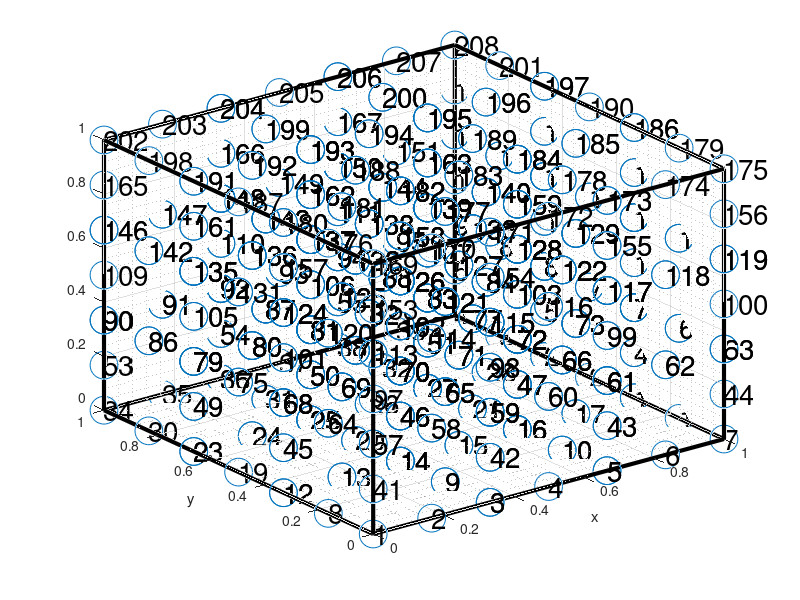

Write MATLAB code to recreate this figure. (Note: this script raises an error after producing the figure.)
%coordinates是27节点，nodes是基于27节点的编号。接下来我们只要把节点编号和形函数对应即可。

% Purpose:
%         To Mesh a square/Rectangular plate to use in FEM Analysis
% Variable Description:
%           L - Length of the Plate along X-axes
%           B - Breadth of the Plate along Y-axes
%           Nx - Number of Elements along X-axes
%           Ny - Number of Elements along Y-axes
%           coordinates - The nodal coordinates of the mesh
%           -----> coordinates = [node X Y]
%           nodes - The nodal connectivity of the elements
%           -----> nodes = [node1 node2......]
%--------------------------------------------------------------------------
clc ; clear;
% Variables which can be changed
% Dimensions of the plate
L = 1 ;             % Length of the Plate along X-axes
B = 1 ;             % Breadth of the Plate along Y-axes
T = 1;
% Number of Elements required
Nx = 3 ;            % Number of Elements along X-axes
Ny = 3 ;            % Number of Elements along Y-axes
Nz = 3;
%---------------------------------------
% From here dont change
nel = Nx*Ny*Nz ;        % Total Number of Elements in the Mesh
nnel = 20 ;           % Number of nodes per Element
% Number of points on the Length and Breadth
npx = 2*Nx+1 ;
npy = 2*Ny+1 ;
npz = 2*Nz+1;
nnode = npx*npy*npz-Nx*Ny*Nz-(Nx+1)*Ny*Nz-(Ny+1)*Nx*Nz-(Nz+1)*Nx*Ny ;      % Total Number of Nodes in the Mesh
nnode_fake = npx*npy*npz;
% Discretizing the Length and Breadth of the plate

% To get the Nodal Connectivity Matrix
% Valid point index in each 20-nodes element, comparing with a 27-nodes element
%3
%|
%2
%|
%1---2----3
oklst=[1 1 1;2 1 1;3 1 1;1 2 1;3 2 1;1 3 1;2 3 1;3 3 1; 1 1 3;2 1 3;3 1 3;1 2 3;3 2 3;1 3 3;2 3 3;3 3 3;1 1 2;3 1 2;3 3 2;1 3 2];
%show the valid points
figure,plot3(oklst(:,1),oklst(:,2),oklst(:,3),'o')

i=0;j=0;k=0;
%index是循环中用于统计20节点而不是27节点的计数器
index=0;
index_fake=0;
fakelst=[];
for z=0:1/(npz-1):T
    k=k+1;
    if k > 3
        k=2;
    end
    j=0;
    for y=0:1/(npy-1):B
        j=j+1;
        if j > 3
            j=2;
        end
        i=0;
        for x=0:1/(npx-1):L
            i=i+1;
            index_fake=index_fake+1;
            
            if i > 3
                i=2;
            end
            for okindex=1:length(oklst)
                if [i,j,k]==oklst(okindex,:)
                    index=index+1;
                    coordinates(index,1)=x;coordinates(index,2)=y;coordinates(index,3)=z;
                    flag = 1;
                end
            end
            if flag == 0
                fakelst=[fakelst index_fake];
            end
            flag = 0;
        end
    end
end
NodeNo = 1:nnode_fake ;
nodes = zeros(nel,nnel);

NodeNo = reshape(NodeNo,npx,npy,npz);
nodes(:,1) = reshape(NodeNo(3:2:npx,1:2:npy-2,3:2:npz),nel,1);
nodes(:,2) = reshape(NodeNo(3:2:npx,3:2:npy,3:2:npz),nel,1);
nodes(:,3) = reshape(NodeNo(1:2:npx-2,3:2:npy,3:2:npz),nel,1);
nodes(:,4) = reshape(NodeNo(1:2:npx-2,1:2:npy-2,3:2:npz),nel,1);
nodes(:,5) = reshape(NodeNo(3:2:npx,1:2:npy-2,1:2:npz-2),nel,1);
nodes(:,6) = reshape(NodeNo(3:2:npx,3:2:npy,1:2:npz-2),nel,1);
nodes(:,7) = reshape(NodeNo(1:2:npx-2,3:2:npy,1:2:npz-2),nel,1);
nodes(:,8) = reshape(NodeNo(1:2:npx-2,1:2:npy-2,1:2:npz-2),nel,1);

nodes(:,9) = reshape(NodeNo(3:2:npx,2:2:npy-1,3:2:npz),nel,1);
nodes(:,10) = reshape(NodeNo(2:2:npx-1,3:2:npy,3:2:npz),nel,1);
nodes(:,11) = reshape(NodeNo(1:2:npx-2,2:2:npy-1,3:2:npz),nel,1);
nodes(:,12) = reshape(NodeNo(2:2:npx-1,1:2:npy-2,3:2:npz),nel,1);

nodes(:,13) = reshape(NodeNo(3:2:npx,2:2:npy-1,1:2:npz-2),nel,1);
nodes(:,14) = reshape(NodeNo(2:2:npx-1,3:2:npy,1:2:npz-2),nel,1);
nodes(:,15) = reshape(NodeNo(1:2:npx-2,2:2:npy-1,1:2:npz-2),nel,1);
nodes(:,16) = reshape(NodeNo(2:2:npx-1,1:2:npy-2,1:2:npz-2),nel,1);

nodes(:,17) = reshape(NodeNo(3:2:npx,1:2:npy-2,2:2:npz-1),nel,1);
nodes(:,18) = reshape(NodeNo(3:2:npx,3:2:npy,2:2:npz-1),nel,1);
nodes(:,19) = reshape(NodeNo(1:2:npx-2,3:2:npy,2:2:npz-1),nel,1);
nodes(:,20) = reshape(NodeNo(1:2:npx-2,1:2:npy-2,2:2:npz-1),nel,1);

% test=coordinates(reshape(nodes,[],1),:)
% plot3(test(:,1),test(:,2),test(:,3),'*')
% for i = 1:length(reshape(nodes,[],1))
%     text(test(i,1),test(i,2),test(i,3),num2str(nodes(i)));
% end
nodes_new=zeros(nel,nnel);
for i = 1:nel
    for j = 1:nnel
        nodes_new(i,j) = nodes(i,j)-length(fakelst(fakelst<nodes(i,j)));
        
    end
end
test=coordinates(reshape(nodes_new,[],1),:);
plot3(test(:,1),test(:,2),test(:,3),'o','Markersize',20);
hold on;plot3([0 1],[0 0],[0 0],'LineWidth',3,'color','black');
hold on;plot3([0 0],[0 1],[0 0],'LineWidth',3,'color','black');
hold on;plot3([1 0],[1 1],[0 0],'LineWidth',3,'color','black');
hold on;plot3([1 1],[0 1],[0 0],'LineWidth',3,'color','black');

hold on;plot3([0 1],[0 0],[1 1],'LineWidth',3,'color','black');
hold on;plot3([0 0],[0 1],[1 1],'LineWidth',3,'color','black');
hold on;plot3([1 0],[1 1],[1 1],'LineWidth',3,'color','black');
hold on;plot3([1 1],[0 1],[1 1],'LineWidth',3,'color','black');

hold on;plot3([0 0],[0 0],[0 1],'LineWidth',3,'color','black');
hold on;plot3([1 1],[0 0],[0 1],'LineWidth',3,'color','black');
hold on;plot3([0 0],[1 1],[0 1],'LineWidth',3,'color','black');
hold on;plot3([1 1],[1 1],[0 1],'LineWidth',3,'color','black');
grid on; grid minor;
xlabel('x');ylabel('y');
for i = 1:length(reshape(nodes_new,[],1))
    text(test(i,1),test(i,2),test(i,3),num2str(nodes_new(i)),'Fontsize',20);
end

touch_x = [];
touch_y = [];
touch_z = [];


touch_all_x = [];
touch_all_y = [];
touch_all_z = [];

for ele_index = 1:Nx * Ny * Nz
    %取得该单元的所有节点
    ele_nodes = nodes_new(ele_index,:);
    %取得该单元右上角节点的坐标
    check_point =  coordinates(ele_nodes(2),:);
    %取得该单元的xyz三个相邻的单元的索引，如果该单元在边界上，那么可能没有相邻单元，需要后期判断是否在边缘来纠正
    
    x_check = check_point(1);
    y_check = check_point(2);
    z_check = check_point(3);
    
    touch_x = ele_index + 1;
    touch_y = ele_index + Ny;
    touch_z = ele_index + Nx * Ny;
    %按单元顺序储存xyz方向的相邻单元
    
    if x_check  < L
        touch_all_x = [touch_all_x touch_x];
    else
        touch_all_x = [touch_all_x -1];
    end
    if y_check  < B
        touch_all_y = [touch_all_y touch_y];
    else
        touch_all_y = [touch_all_y -1];
    end
    if z_check  < T
        touch_all_z = [touch_all_z touch_z];
    else
        touch_all_z = [touch_all_z -1];
    end
end
%检查是否等长，如果不等长会报错
touch_all_xyz = [touch_all_x;touch_all_y;touch_all_z];
%从一号开始，递归创建一个要画的列表，先不急于处理动画
begin = 1;
%创建一个当前迭代的要生长出的单元索引的列表，以及当前迭代刚生长出来的单元索引的列表
print_ind_lst_now = [begin];
print_ind_lst_next = [];

nstep_iter = round(2*sqrt(3)*max([Nx,Ny,Nz]));
len_once_print = 10;
store_matrix = zeros(len_once_print,nstep_iter);


%先处理初始化
begin_ind =1;



store_matrix(1,1) = begin_ind;
end_index_tag = 1;
for it = 1:nstep_iter
    for n = 1:length(print_ind_lst_now)
        
        if print_ind_lst_now(n) ~= -1
            ind_x = touch_all_xyz(1,print_ind_lst_now(n));
            ind_y = touch_all_xyz(2,print_ind_lst_now(n));
            ind_z = touch_all_xyz(3,print_ind_lst_now(n));
            add_item = [ind_x ind_y ind_z];
            
            %删除不用画的假单元
            add_item(add_item == -1) = [];
            print_ind_lst_next = [print_ind_lst_next add_item];
            print_ind_lst_next = unique(print_ind_lst_next);
        end
        
    end
    if isempty(print_ind_lst_next)
        break
    else
        store_matrix(1:length(print_ind_lst_next),it+1) = print_ind_lst_next;
        print_ind_lst_now = print_ind_lst_next;
        print_ind_lst_next = [];
        end_index_tag = end_index_tag +1;
    end
end

store_matrix(:,end_index_tag+1:end) = [];



i=0;j=0;k=0;
index=0;
index_fake=0;

fakelst=[];

indexlst = nodes_new
positionlst = coordinates;

out = VideoWriter('vdo_show.avi');
out.FrameRate = 30;
open(out);

figure('color','none');
set(gca,'Visible','off')
set(gcf, 'units','normalized','position',[0 0 1 1]);

box off
set(gca,'xtick',[])
set(gca,'ytick',[])
set(gca,'ztick',[])

xlim([-.1 1.1]*L);
ylim([-.1 1.1]*B);
zlim([-.1 1.1]*T);
axis equal;
view(45,30);



hold on;plot3([0 1],[0 0],[0 0],'LineWidth',3,'color','white');
hold on;plot3([0 0],[0 1],[0 0],'LineWidth',3,'color','white');
hold on;plot3([1 0],[1 1],[0 0],'LineWidth',3,'color','white');
hold on;plot3([1 1],[0 1],[0 0],'LineWidth',3,'color','white');

hold on;plot3([0 1],[0 0],[1 1],'LineWidth',3,'color','white');
hold on;plot3([0 0],[0 1],[1 1],'LineWidth',3,'color','white');
hold on;plot3([1 0],[1 1],[1 1],'LineWidth',3,'color','white');
hold on;plot3([1 1],[0 1],[1 1],'LineWidth',3,'color','white');

hold on;plot3([0 0],[0 0],[0 1],'LineWidth',3,'color','white');
hold on;plot3([1 1],[0 0],[0 1],'LineWidth',3,'color','white');
hold on;plot3([0 0],[1 1],[0 1],'LineWidth',3,'color','white');
hold on;plot3([1 1],[1 1],[0 1],'LineWidth',3,'color','white');
% grid on; grid minor;
xlabel('x');ylabel('y');





%这里稍微改一下，把这个三重循环写成针对一个单元的，然后再套一个大循环
view_idx = 0;
zoom_index = 0;
zoom_ind = 1;
for step = 1:size(store_matrix,2)
    
    print_this_step = store_matrix(:,step);
    print_this_step(print_this_step == 0) = [];
    %开始画该步骤的每个元素，从这里开始才开始套原来的程序
                                
                                if step > 1 && step < size(store_matrix,2)
                                zoom_ind = zoom_ind +1;
                                end
                              zoom_rate = (size(store_matrix,2)-2);
                                                                xlim([-.1 1.1]*L);
                                ylim([-.1 1.1]*B);
                                zlim([-.1 1.1]*T);
%                                 xlim([-.1 1.1]*zoom_ind*L/zoom_rate);
%                                 ylim([-.1 1.1]*zoom_ind*B/zoom_rate);
%                                 zlim([-.1 1.1]*zoom_ind*T/zoom_rate);
    for ele_print = 1:length(print_this_step)
        i=0;j=0;k=0;
        index=0;
        index_fake=0;
        fakelst=[];
       nodes_in_ele = nodes_new(print_this_step(ele_print),:);
    %零点起始点的节点
    ind_node_begin = nodes_in_ele(8);
    position_begin = coordinates(ind_node_begin,:);
    x_begin = position_begin(1);
    y_begin = position_begin(2);
    z_begin = position_begin(3);     
        x_last = x_begin;
        y_last = y_begin;
        z_last = z_begin;
        all_index = 0;
        
        
        
        for z=0+z_begin:1/(npz-1):T/Nz+z_begin
            k=k+1;
            
            j=0;
            for y=0+y_begin:1/(npy-1):B/Ny+y_begin
                j=j+1;
                
                i=0;
                for x=0+x_begin:1/(npx-1):L/Nx+x_begin
                    i=i+1;
                    index_fake=index_fake+1;
                    %挨个搜索确定
                    
                    for okindex=1:length(oklst)
                        %这是用于27节点修正为20节点，所以需要保留
                        if [i,j,k] == oklst(okindex,:)
                            %need x,x_last,y,y_last,z,z_last
                            index = index + 1;
                            %动画控制
                            animation_speed = 30;

                            for kkkk = 1:animation_speed
                                view_idx = view_idx +1;
                                hhh = plot3([x_last x_last+kkkk*(x-x_last)/animation_speed],[y_last y_last+kkkk*(y-y_last)/animation_speed],[z_last z_last+kkkk*(z-z_last)/animation_speed],'--o','color','yellow','markersize',15,'linewidth',3);
                                zoom_rate = (size(store_matrix,2)-2);
                                
zoom_index = zoom_index +1;

                                %axis equal;
                                view(45+view_idx/3,30);
                                %pause(0.1);
                                hold on;
                                %这里是要做什么，为什么要等于30的时候检测？
                                if kkkk == animation_speed
                                    
                                    plot3(x,y,z,'o','markeredgecolor','white','markerfacecolor','red','markersize',15);
                                    %indexlst的第二列是选取的铆钉点
                                    if index == 20%ismember(nodes_in_ele(index),nodes_in_ele(:,2))
                                       % el_idx = find(indexlst(:,2)==nodes_in_ele(index));
                                        nodes_in_el_idx = nodes_in_ele;
                                        p1 = positionlst(nodes_in_el_idx(1),:);
                                        p2 = positionlst(nodes_in_el_idx(2),:);
                                        p3 = positionlst(nodes_in_el_idx(3),:);
                                        p4 = positionlst(nodes_in_el_idx(4),:);
                                        p5 = positionlst(nodes_in_el_idx(5),:);
                                        p6 = positionlst(nodes_in_el_idx(6),:);
                                        p7 = positionlst(nodes_in_el_idx(7),:);
                                        p8 = positionlst(nodes_in_el_idx(8),:);
                                        hold on;plot3([p1(1) p2(1)],[p1(2) p2(2)],[p1(3) p2(3)],'--','LineWidth',1,'color','white');
                                        hold on;plot3([p2(1) p3(1)],[p2(2) p3(2)],[p2(3) p3(3)],'--','LineWidth',1,'color','white');
                                        hold on;plot3([p3(1) p4(1)],[p3(2) p4(2)],[p3(3) p4(3)],'--','LineWidth',1,'color','white');
                                        hold on;plot3([p4(1) p1(1)],[p4(2) p1(2)],[p4(3) p1(3)],'--','LineWidth',1,'color','white');
                                        
                                        hold on;plot3([p5(1) p6(1)],[p5(2) p6(2)],[p5(3) p6(3)],'--','LineWidth',1,'color','white');
                                        hold on;plot3([p6(1) p7(1)],[p6(2) p7(2)],[p6(3) p7(3)],'--','LineWidth',1,'color','white');
                                        hold on;plot3([p7(1) p8(1)],[p7(2) p8(2)],[p7(3) p8(3)],'--','LineWidth',1,'color','white');
                                        hold on;plot3([p8(1) p5(1)],[p8(2) p5(2)],[p8(3) p5(3)],'--','LineWidth',1,'color','white');
                                        
                                        hold on;plot3([p1(1) p5(1)],[p1(2) p5(2)],[p1(3) p5(3)],'--','LineWidth',1,'color','white');
                                        hold on;plot3([p2(1) p6(1)],[p2(2) p6(2)],[p2(3) p6(3)],'--','LineWidth',1,'color','white');
                                        hold on;plot3([p3(1) p7(1)],[p3(2) p7(2)],[p3(3) p7(3)],'--','LineWidth',1,'color','white');
                                        hold on;plot3([p4(1) p8(1)],[p4(2) p8(2)],[p4(3) p8(3)],'--','LineWidth',1,'color','white');
                                    end
                                    
                                end
                                F = getframe(gcf);
                                writeVideo(out,F);
                                delete(hhh);
                            end
                            
                            
                            x_last = x;
                            y_last = y;
                            z_last = z;
                            
                            flag = 1;
                            
                            all_index = all_index+1;
                        end
                    end
                    if flag == 0
                        fakelst=[fakelst index_fake];
                    end
                    
                    flag = 0;
                    
                end
            end
        end
    end
end
close(out);
